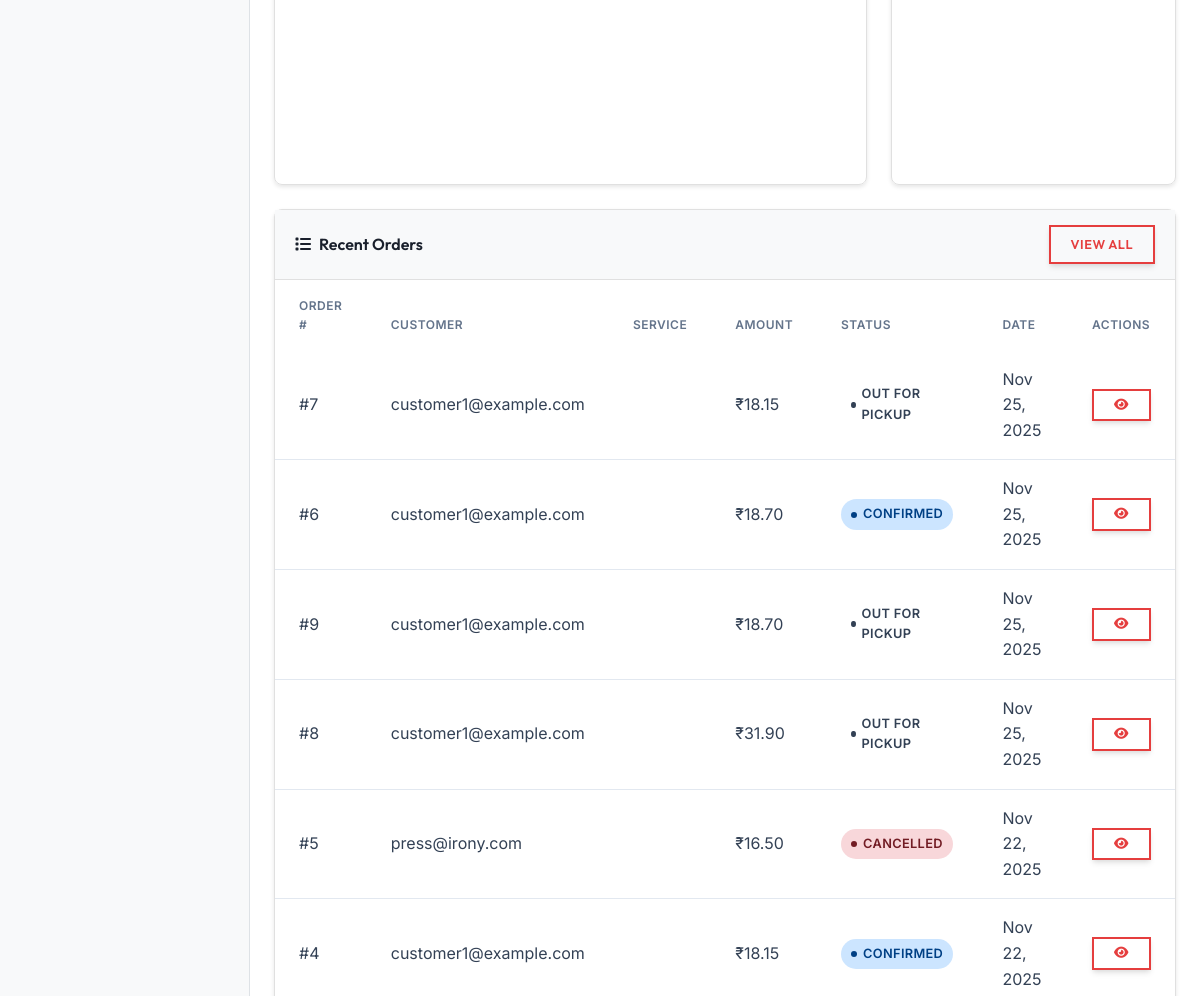
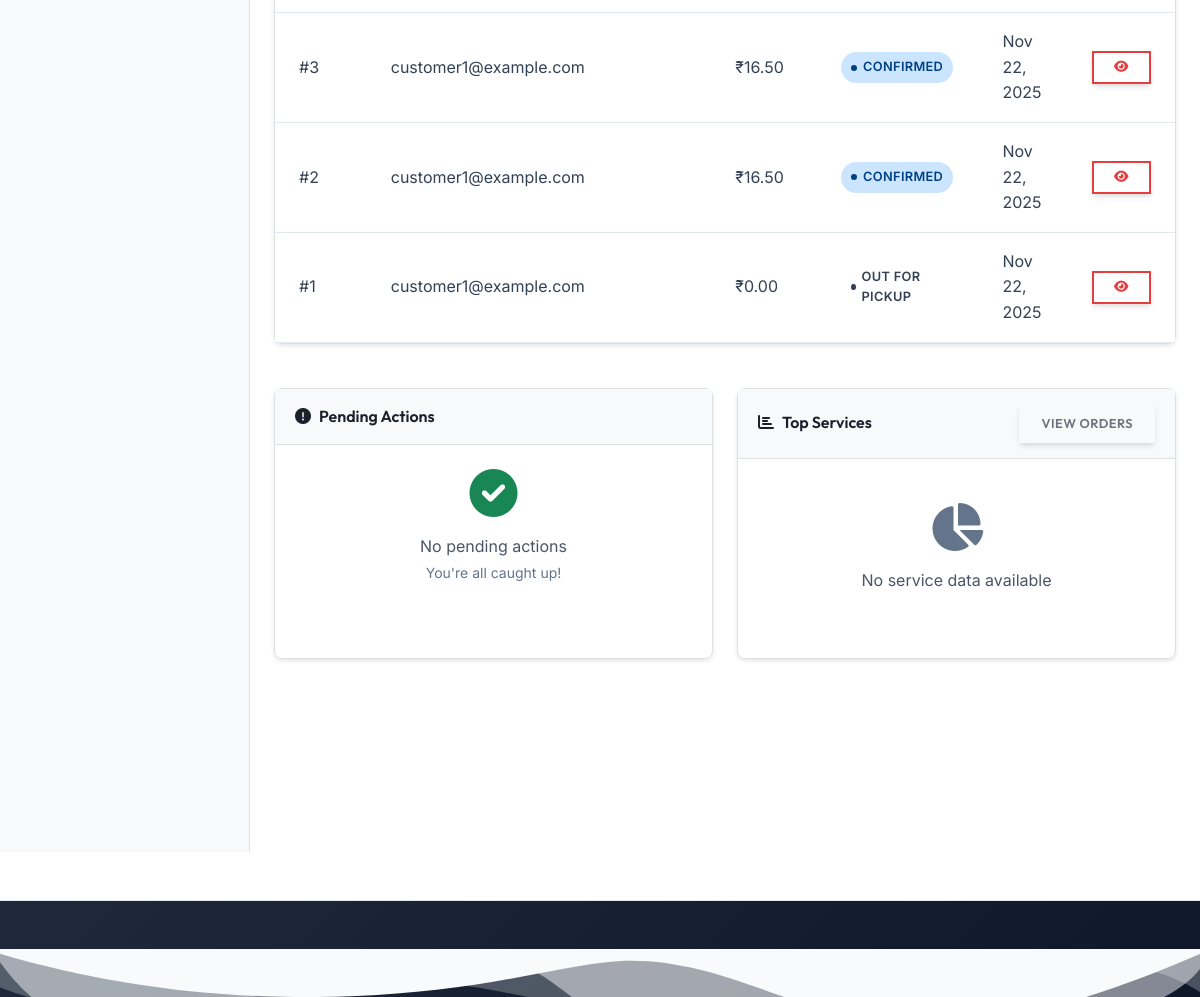
/dashboard/admin/ (signed in, lower part), run on an earlier commit of the app's database (2 pictures, top to bottom).
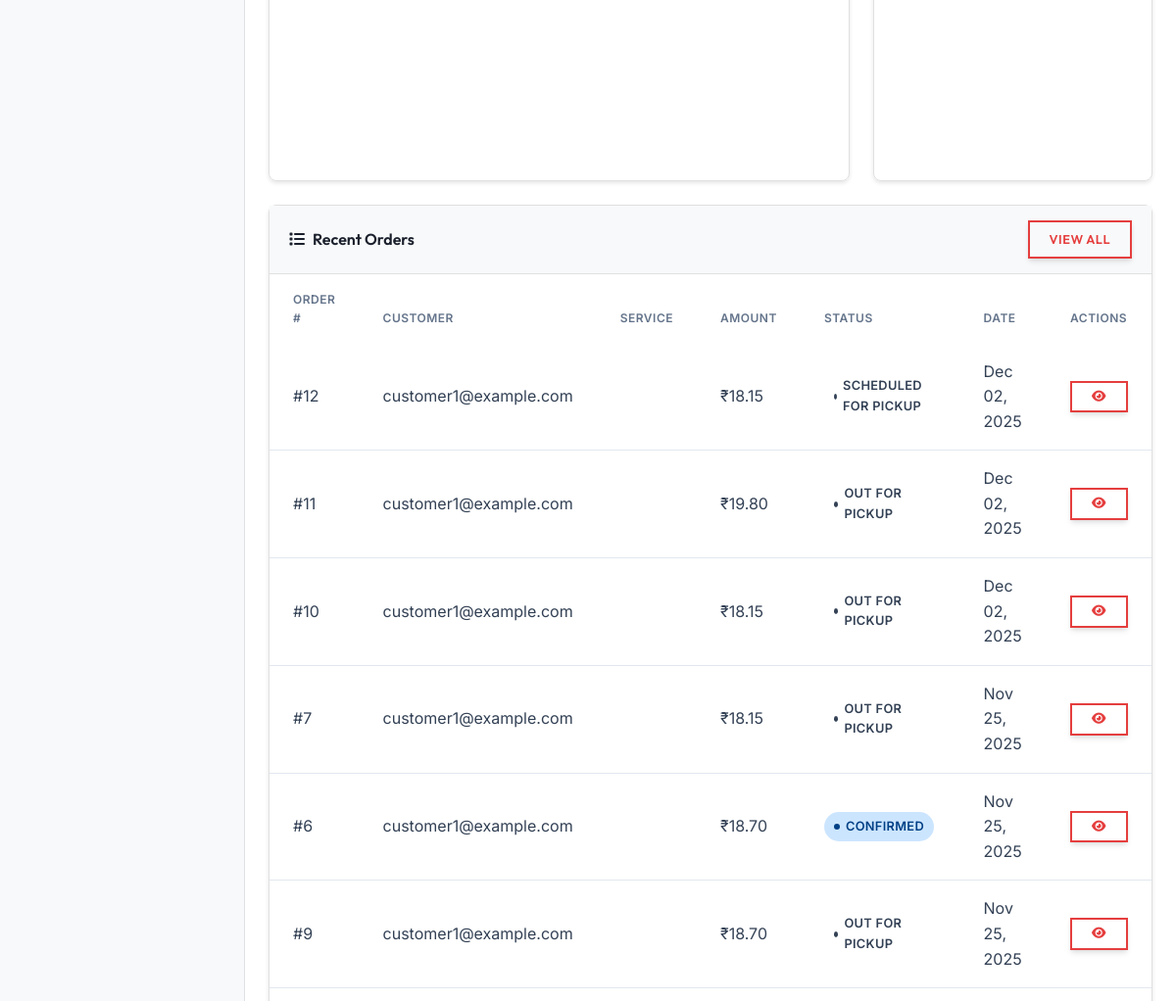
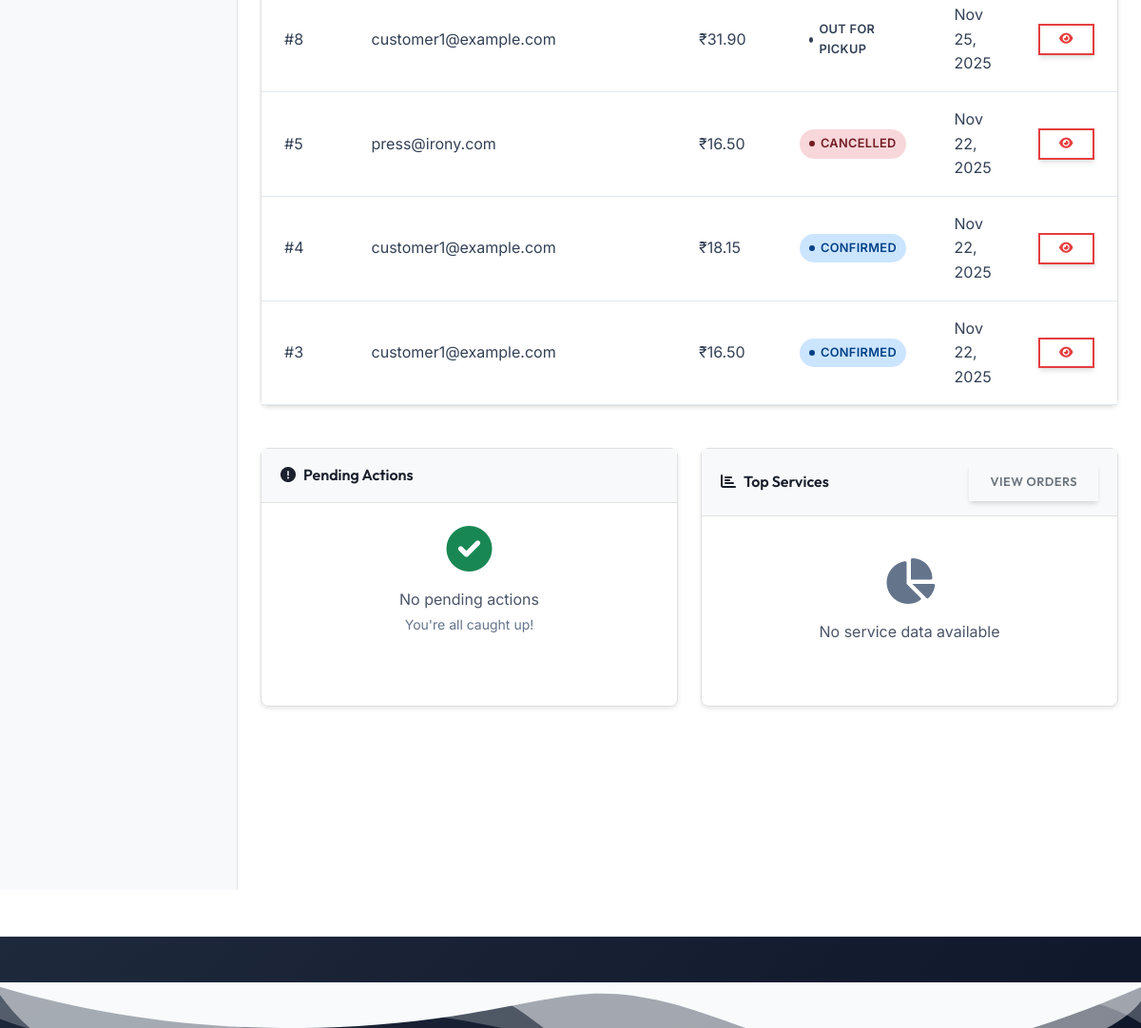
And on a later commit of the database (2 pictures, top to bottom).
### orders/models.py (models this page shows, shortened)
class Order(models.Model):
    class Status(models.TextChoices):
        DRAFT = 'draft', _('Draft')
        PENDING = 'pending', _('Pending Payment')
        CONFIRMED = 'confirmed', _('Confirmed')
        SCHEDULED_FOR_PICKUP = 'scheduled_for_pickup', _('Scheduled for Pickup')
        OUT_FOR_PICKUP = 'out_for_pickup', _('Out for Pickup')
        PICKED_UP = 'picked_up', _('Picked Up')
        PROCESSING = 'processing', _('In Progress')
        READY = 'ready', _('Ready for Delivery')
        OUT_FOR_DELIVERY = 'out_for_delivery', _('Out for Delivery')
        COMPLETED = 'completed', _('Completed')
        CANCELLED = 'cancelled', _('Cancelled')
        REFUNDED = 'refunded', _('Refunded')
        FAILED = 'failed', _('Failed')
    class PaymentStatus(models.TextChoices):
        PENDING = 'pending', _('Pending')
        AUTHORIZED = 'authorized', _('Authorized')
        PAID = 'paid', _('Paid')
        PARTIALLY_REFUNDED = 'partially_refunded', _('Partially Refunded')
        REFUNDED = 'refunded', _('Refunded')
        VOIDED = 'voided', _('Voided')
        FAILED = 'failed', _('Failed')
    class DeliveryType(models.TextChoices):
        PICKUP = 'pickup', _('Pickup')
        DELIVERY = 'delivery', _('Delivery')
    customer = models.ForeignKey(
        User,
        on_delete=models.PROTECT,
        related_name='orders',
        verbose_name=_('customer')
    )
    order_number = models.CharField(
        _('order number'),
        max_length=20,
        unique=True,
        db_index=True
    )
    status = models.CharField(
        _('status'),
        max_length=20,
        choices=Status.choices,
        default=Status.DRAFT,
        db_index=True
    )
    payment_status = models.CharField(
        _('payment status'),
        max_length=20,
        choices=PaymentStatus.choices,
        default=PaymentStatus.PENDING,
        db_index=True
    )
    delivery_type = models.CharField(
        _('delivery type'),
        max_length=10,
        choices=DeliveryType.choices,
        default=DeliveryType.PICKUP
    )
    pickup_address = models.TextField(_('pickup address'), blank=True)
    delivery_address = models.TextField(_('delivery address'), blank=True)
    preferred_pickup_date = models.DateField(_('preferred pickup date'), null=True, blank=True)
    preferred_delivery_date = models.DateField(_('preferred delivery date'), null=True, blank=True)
    subtotal = models.DecimalField(
        _('subtotal'),
        max_digits=10,
        decimal_places=2,
        default=Decimal('0.00')
    )
    tax_amount = models.DecimalField(
        _('tax amount'),
        max_digits=10,
        decimal_places=2,
        default=Decimal('0.00')
    )
    shipping_cost = models.DecimalField(
        _('shipping cost'),
        max_digits=10,
        decimal_places=2,
        default=Decimal('0.00')
    )
    discount_amount = models.DecimalField(
        _('discount amount'),
        max_digits=10,
        decimal_places=2,
        default=Decimal('0.00')
    )
    total_amount = models.DecimalField(
        _('total amount'),
        max_digits=10,
        decimal_places=2,
        default=Decimal('0.00')
    )
    assigned_staff = models.ForeignKey(
        User,
        on_delete=models.SET_NULL,
        null=True,
        blank=True,
        related_name='assigned_orders',
        verbose_name=_('assigned staff')
    )
    delivery_person = models.ForeignKey(
        User,
        on_delete=models.SET_NULL,
        null=True,
        blank=True,
        related_name='delivery_orders',
        verbose_name=_('delivery person')
    )
    created_at = models.DateTimeField(_('created at'), auto_now_add=True)
    updated_at = models.DateTimeField(_('updated at'), auto_now=True)
    confirmed_at = models.DateTimeField(_('confirmed at'), null=True, blank=True)
    completed_at = models.DateTimeField(_('completed at'), null=True, blank=True)
    cancelled_at = models.DateTimeField(_('cancelled at'), null=True, blank=True)
    special_instructions = models.TextField(_('special instructions'), blank=True)
    internal_notes = models.TextField(_('internal notes'), blank=True)
    cancellation_reason = models.TextField(_('cancellation reason'), blank=True)
    payment_method = models.CharField(_('payment method'), max_length=50, blank=True)
    payment_reference = models.CharField(_('payment reference'), max_length=100, blank=True)
    payment_date = models.DateTimeField(_('payment date'), null=True, blank=True)
    class Meta:
        ordering = ['-created_at']

### accounts/models.py (models this page shows, shortened)
class User(AbstractUser):
    class Role(models.TextChoices):
        CUSTOMER = 'CUSTOMER', _('Customer')
        PRESS = 'PRESS', _('Press Person')
        DELIVERY = 'DELIVERY', _('Delivery Partner')
        ADMIN = 'ADMIN', _('Admin')
    username = None
    email = models.EmailField(
        _('email address'),
        unique=True,
        error_messages={
            'unique': _('A user with that email already exists.'),
        },
    )
    role = models.CharField(
        _('user role'),
        max_length=20,
        choices=Role.choices,
        default=Role.CUSTOMER,
        help_text=_('Designates the role of the user in the system.')
    )
    phone_regex = RegexValidator(
        regex=r'^\+?1?\d{9,15}$',
        message=_("Phone number must be entered in the format: '+999999999'. Up to 15 digits allowed.")
    )
    phone_number = models.CharField(
        _('phone number'),
        validators=[phone_regex],
        max_length=17,
        blank=True,
        null=True,
        help_text=_('Enter a valid phone number (e.g., +1234567890)')
    )
    is_active = models.BooleanField(
        _('active'),
        default=True,
        help_text=_(
            'Designates whether this user should be treated as active. '
            'Unselect this instead of deleting accounts.'
        ),
    )
    email_verified = models.BooleanField(
        _('email verified'),
        default=False,
        help_text=_('Designates whether this user has verified their email address.')
    )
    date_joined = models.DateTimeField(_('date joined'), default=timezone.now)
    last_login = models.DateTimeField(_('last login'), blank=True, null=True)
    updated_at = models.DateTimeField(_('updated at'), auto_now=True)
    USERNAME_FIELD = 'email'
    REQUIRED_FIELDS = ['first_name', 'last_name']
    objects = UserManager()
    class Meta(AbstractUser.Meta):
        verbose_name = _('user')
        verbose_name_plural = _('users')
        ordering = ['-date_joined']
        swappable = 'AUTH_USER_MODEL'
        permissions = [
            ('view_dashboard', 'Can view dashboard'),
            ('manage_users', 'Can manage users'),
            ('manage_orders', 'Can manage orders'),
        ]
    def get_full_name(self):
        full_name = f"{self.first_name} {self.last_name}"
        return full_name.strip()
    @property
    def is_customer(self):
        return self.role == self.Role.CUSTOMER
    @property
    def is_press(self):
        return self.role == self.Role.PRESS
    @property
    def is_admin(self):
        return self.role == self.Role.ADMIN or self.is_superuser

### dashboard/views.py (the view)
# urls.py: path('admin/', views.AdminDashboardView.as_view(), name='admin_dashboard'),
class AdminDashboardView(LoginRequiredMixin, UserPassesTestMixin, ListView):
    model = Order
    template_name = 'dashboard/admin_dashboard.html'
    context_object_name = 'recent_orders'
    def test_func(self):
        return self.request.user.is_admin
    def get_queryset(self):
        return Order.objects.all().order_by('-created_at')[:10]
    def get_context_data(self, **kwargs):
        context = super().get_context_data(**kwargs)
        context['pending_orders'] = Order.objects.filter(status=Order.Status.PENDING).count()
        context['in_progress_orders'] = Order.objects.filter(
            status__in=[Order.Status.PROCESSING, Order.Status.PICKED_UP]
        ).count()
        context['delivery_pending'] = Order.objects.filter(
            status__in=[Order.Status.SCHEDULED_FOR_PICKUP, Order.Status.READY]
        ).count()
        return context

### templates/dashboard/admin_dashboard.html (shortened to what the changed rows need)
{% extends 'dashboard/base_dashboard.html' %}
{% load humanize %}
{% block dashboard_content %}
<div class="row">
    <div class="col-12">
        <div class="dashboard-card">
            <div class="card-body p-0">
                {% if recent_orders %}
                    <div class="table-responsive">
                        <table class="table table-hover mb-0">
                            <thead class="table-light">
                                <tr>
                                    <th>Order #</th>
                                    <th>Customer</th>
                                    <th>Service</th>
                                    <th>Amount</th>
                                    <th>Status</th>
                                    <th>Date</th>
                                    <th>Actions</th>
                                </tr>
                            </thead>
                            <tbody>
                                {% for order in recent_orders %}
                                <tr>
                                    <td>#{{ order.id }}</td>
                                    <td>{{ order.customer.get_full_name|default:order.customer.email }}</td>
                                    <td>{{ order.get_service_type_display }}</td>
                                    <td>₹{{ order.total_amount|intcomma }}</td>
                                    <td>
                                        <span class="status-badge status-{{ order.status|lower|slugify }}">
                                            {{ order.get_status_display }}
                                        </span>
                                    </td>
                                    <td>{{ order.created_at|date:"M d, Y" }}</td>
                                    <td>
                                        <a href="{% url 'dashboard:order_detail' order.pk %}"
                                           class="btn btn-sm btn-outline-primary"
                                           data-bs-toggle="tooltip"
                                           title="View details">
                                            <i class="fas fa-eye"></i>
                                        </a>
                                    </td>
                                </tr>
                                {% endfor %}
                            </tbody>
                        </table>
                    </div>
                {% endif %}
            </div>
        </div>
    </div>
</div>
{% endblock %}

What changed in the data, as far as the page shows it:
no longer on this page (row unchanged): Order: id "2", customer.get_full_name "customer1@example.com", total_amount "16.50", status "CONFIRMED", created_at "Nov 22, 2025"
no longer on this page (row unchanged): Order: id "1", customer.get_full_name "customer1@example.com", total_amount "0.00", status "OUT FOR PICKUP", created_at "Nov 22, 2025"
added Order: id "12", customer.get_full_name "customer1@example.com", total_amount "18.15", status "SCHEDULED FOR PICKUP", created_at "Dec 02, 2025"
added Order: id "11", customer.get_full_name "customer1@example.com", total_amount "19.80", status "OUT FOR PICKUP", created_at "Dec 02, 2025"
added Order: id "10", customer.get_full_name "customer1@example.com", total_amount "18.15", status "OUT FOR PICKUP", created_at "Dec 02, 2025"
